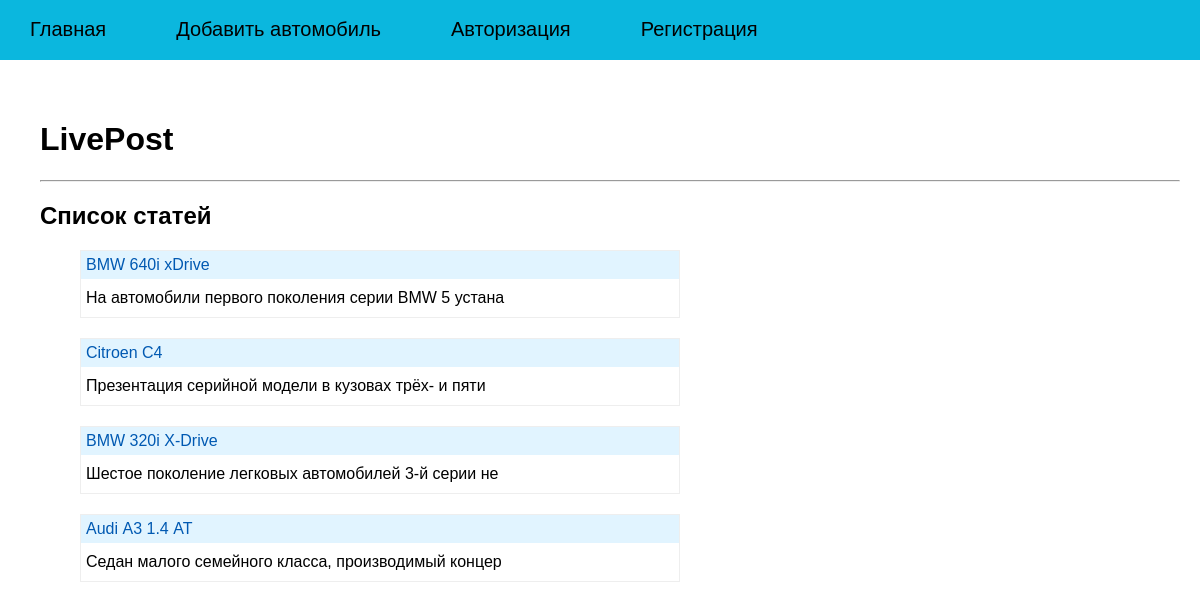
The page / on the database its author committed.
### tables this page shows
CREATE TABLE mainmenu (
id integer primary key autoincrement,
title text not null,
url text not null
);

CREATE TABLE posts (
id integer PRIMARY KEY AUTOINCREMENT,
title text NOT NULL,
text text NOT NULL,
url text NOT NULL,
time integer NOT NULL
);

### flsite.py (the view)
@app.route("/")
def index():
    if 'visits' in session:
        session['visits'] = session.get('visits') + 1
        session.modified = True
    else:
        session['visits'] = 1
    print(f'session col = {session["visits"]}')
    return render_template(
        'index.html',
        menu=dbase.getMenu(),
        cars=dbase.getCarsAnonce())

### FDataBase.py (called while the page is built)
    def getMenu(self):
        sql = '''SELECT * FROM mainmenu'''
        try:
            self.__cur.execute(sql)
            res = self.__cur.fetchall()
            if res:
                return res
        except:
            print("Ошибка чтения из БД")
        return []

    def getCarsAnonce(self):
        try:
            self.__cur.execute(
                f"SELECT id, title, text, url FROM posts ORDER BY time DESC")
            res = self.__cur.fetchall()
            if res: return res
        except sqlite3.Error as e:
            print("Ошибка получения авто из БД "+str(e))
        return []

### flsite.py (called while the page is built)
@app.before_request
def before_request():
    global dbase
    db = get_db()
    dbase = FDataBase(db)

def connect_db():
    conn = sqlite3.connect(app.config['DATABASE'])
    conn.row_factory = sqlite3.Row
    return conn

def get_db():
    if not hasattr(g, 'link_db'):
        g.link_db = connect_db()
    return g.link_db

### templates/index.html
{% extends 'base.html' %}
{% block content %}
{{ super() }}
<hr>
<h2>Список статей</h2>
<ul class="list-posts">
{% for p in cars %}
<li>
<p class="title"><a href="{{ url_for('showCar', alias=p.url)}}">{{p.title}}</a></p>
<p class="annonce">{{ p.text[:50] | striptags}}</p>
</li>
{% endfor %}
</ul>
{% endblock %}

### templates/base.html (shortened to what this page needs)
<!DOCTYPE html>
<html>
<head>
    <link type="text/css" href="{{ url_for('static', filename='css/styles.css')}}" rel="stylesheet"/>
</head>
<body>
{% block content -%}
    {%- block mainmenu -%}
    <ul class="mainmenu">
        {% for p in menu %}
        <li><a href="{{p.url}}">{{p.title}}</a></li>
        {% endfor %}
    </ul>
    {% endblock mainmenu -%}
<div class="content">
    {% if title -%}
        <h1>{{title}}</h1>
    {% else -%}
        <h1>LivePost</h1>
    {% endif -%}
    {% endblock -%}
</div>
</body>
</html>

### static/css/styles.css (style rules this page uses)
html, body { font-family: 'Arial'; margin: 0; padding: 0; height: 100%; width: 100%; }
a { color: #0059b2; text-decoration: none; }
ul.mainmenu { list-style: none; margin: 0; padding: 0; height: 60px; color: #060606; font-size: 20px; overflow: hidden; background: #0bb7de; }
ul.mainmenu li { float: left; margin: 18px 40px 0 30px; }
ul.mainmenu li a { color: #010101; text-decoration: none; }
.content { padding: 40px 20px 20px 40px; width: 100%; box-sizing: border-box; }
ul.list-posts { list-style: none; margin: 0; padding 0; max-width: 600px; }
ul.list-posts li { margin: 20px 0 0 0; border: 1px solid #eee; }
ul.list-posts .title { margin: 0; padding: 5px; background: rgb(225, 244, 255); }
ul.list-posts .annonce { margin: 0; padding: 10px 5px 10px 5px; }

### rows shown on the page
mainmenu: title "Главная"
mainmenu: title "Добавить автомобиль"
mainmenu: title "Авторизация"
mainmenu: title "Регистрация"
posts: title "BMW 640i xDrive", text "На автомобили первого поколения серии BMW 5 устана"
posts: title "Citroen C4", text "Презентация серийной модели в кузовах трёх- и пяти"
posts: title "BMW 320i X-Drive", text "Шестое поколение легковых автомобилей 3-й серии не"
posts: title "Audi А3 1.4 AT", text "Седан малого семейного класса, производимый концер"
